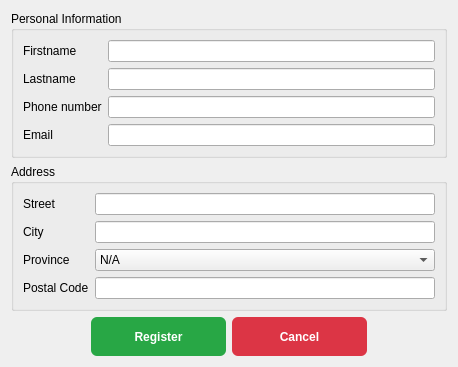
<?xml version="1.0" encoding="UTF-8"?>
<ui version="4.0">
 <class>Form</class>
 <widget class="QWidget" name="Form">
  <property name="geometry">
   <rect>
    <x>0</x>
    <y>0</y>
    <width>458</width>
    <height>359</height>
   </rect>
  </property>
  <property name="windowTitle">
   <string>Form</string>
  </property>
  <layout class="QVBoxLayout" name="verticalLayout">
   <item>
    <widget class="QGroupBox" name="personalInformationBox">
     <property name="title">
      <string>Personal Information</string>
     </property>
     <layout class="QFormLayout" name="formLayout">
      <item row="0" column="0">
       <widget class="QLabel" name="firstNameLabel">
        <property name="text">
         <string>Firstname</string>
        </property>
       </widget>
      </item>
      <item row="0" column="1">
       <widget class="QLineEdit" name="firstNameLineedit"/>
      </item>
      <item row="1" column="0">
       <widget class="QLabel" name="lastNameLabel">
        <property name="text">
         <string>Lastname</string>
        </property>
       </widget>
      </item>
      <item row="1" column="1">
       <widget class="QLineEdit" name="lastNameLineEdit"/>
      </item>
      <item row="2" column="0">
       <widget class="QLabel" name="phoneNumberLabel">
        <property name="text">
         <string>Phone number</string>
        </property>
       </widget>
      </item>
      <item row="2" column="1">
       <widget class="QLineEdit" name="phoneNumberLineEdit"/>
      </item>
      <item row="3" column="0">
       <widget class="QLabel" name="emailLabel">
        <property name="text">
         <string>Email</string>
        </property>
       </widget>
      </item>
      <item row="3" column="1">
       <widget class="QLineEdit" name="emailLineEdit"/>
      </item>
     </layout>
    </widget>
   </item>
   <item>
    <widget class="QGroupBox" name="addressBox">
     <property name="title">
      <string>Address</string>
     </property>
     <layout class="QFormLayout" name="formLayout_2">
      <item row="0" column="0">
       <widget class="QLabel" name="streetLabel">
        <property name="text">
         <string>Street</string>
        </property>
       </widget>
      </item>
      <item row="0" column="1">
       <widget class="QLineEdit" name="streetLineEdit"/>
      </item>
      <item row="1" column="0">
       <widget class="QLabel" name="cityLabel">
        <property name="text">
         <string>City</string>
        </property>
       </widget>
      </item>
      <item row="1" column="1">
       <widget class="QLineEdit" name="cityLineEdit"/>
      </item>
      <item row="2" column="0">
       <widget class="QLabel" name="label">
        <property name="text">
         <string>Province</string>
        </property>
       </widget>
      </item>
      <item row="2" column="1">
       <widget class="QComboBox" name="provinceCbBox">
        <item>
         <property name="text">
          <string>N/A</string>
         </property>
        </item>
        <item>
         <property name="text">
          <string>Alberta (AB)</string>
         </property>
        </item>
        <item>
         <property name="text">
          <string>British Columbia (BC)</string>
         </property>
        </item>
        <item>
         <property name="text">
          <string>Manitoba (MB)</string>
         </property>
        </item>
        <item>
         <property name="text">
          <string>New Brunswick (NB)</string>
         </property>
        </item>
        <item>
         <property name="text">
          <string>Newfoundland and Labrador (NL)</string>
         </property>
        </item>
        <item>
         <property name="text">
          <string>Nova Scotia (NS)</string>
         </property>
        </item>
        <item>
         <property name="text">
          <string>Ontario (ON)</string>
         </property>
        </item>
        <item>
         <property name="text">
          <string>Prince Edward Island (PE) </string>
         </property>
        </item>
        <item>
         <property name="text">
          <string>Quebec (QC)</string>
         </property>
        </item>
        <item>
         <property name="text">
          <string>Saskatchewan (SK)</string>
         </property>
        </item>
        <item>
         <property name="text">
          <string>Northwest Territories (NT)</string>
         </property>
        </item>
        <item>
         <property name="text">
          <string>Nunavut (NU)</string>
         </property>
        </item>
        <item>
         <property name="text">
          <string>Yukon (YT)</string>
         </property>
        </item>
       </widget>
      </item>
      <item row="3" column="0">
       <widget class="QLabel" name="postalCodeLabel">
        <property name="text">
         <string>Postal Code</string>
        </property>
       </widget>
      </item>
      <item row="3" column="1">
       <widget class="QLineEdit" name="postalCodeLineEdit"/>
      </item>
     </layout>
    </widget>
   </item>
   <item>
    <layout class="QHBoxLayout" name="btArea">
     <property name="sizeConstraint">
      <enum>QLayout::SizeConstraint::SetDefaultConstraint</enum>
     </property>
     <item>
      <spacer name="horizontalSpacer">
       <property name="orientation">
        <enum>Qt::Orientation::Horizontal</enum>
       </property>
       <property name="sizeHint" stdset="0">
        <size>
         <width>40</width>
         <height>20</height>
        </size>
       </property>
      </spacer>
     </item>
     <item>
      <widget class="QToolButton" name="btRegister">
       <property name="styleSheet">
        <string notr="true">QToolButton {
    background-color: #28a745;
    color: white;
    border: none;
    border-radius: 6px;
    padding: 8px 16px;
    font-weight: bold;
    width: 100px;
    height: 20px;
}

QToolButton:hover {
    background-color: #5cd65c;
}
</string>
       </property>
       <property name="text">
        <string>Register</string>
       </property>
      </widget>
     </item>
     <item>
      <widget class="QToolButton" name="btCancel">
       <property name="styleSheet">
        <string notr="true">QToolButton {
    background-color: #dc3545;   /* Vermelho escuro */
    color: white;
    border: none;
    border-radius: 6px;
    padding: 8px 16px;
    font-weight: bold;
    width: 100px;
    height: 20px;
}

QToolButton:hover {
    background-color: #ff4d4d;   /* Vermelho claro no hover */
}
</string>
       </property>
       <property name="text">
        <string>Cancel</string>
       </property>
      </widget>
     </item>
     <item>
      <spacer name="horizontalSpacer_2">
       <property name="orientation">
        <enum>Qt::Orientation::Horizontal</enum>
       </property>
       <property name="sizeHint" stdset="0">
        <size>
         <width>40</width>
         <height>20</height>
        </size>
       </property>
      </spacer>
     </item>
    </layout>
   </item>
  </layout>
 </widget>
 <resources/>
 <connections/>
</ui>
